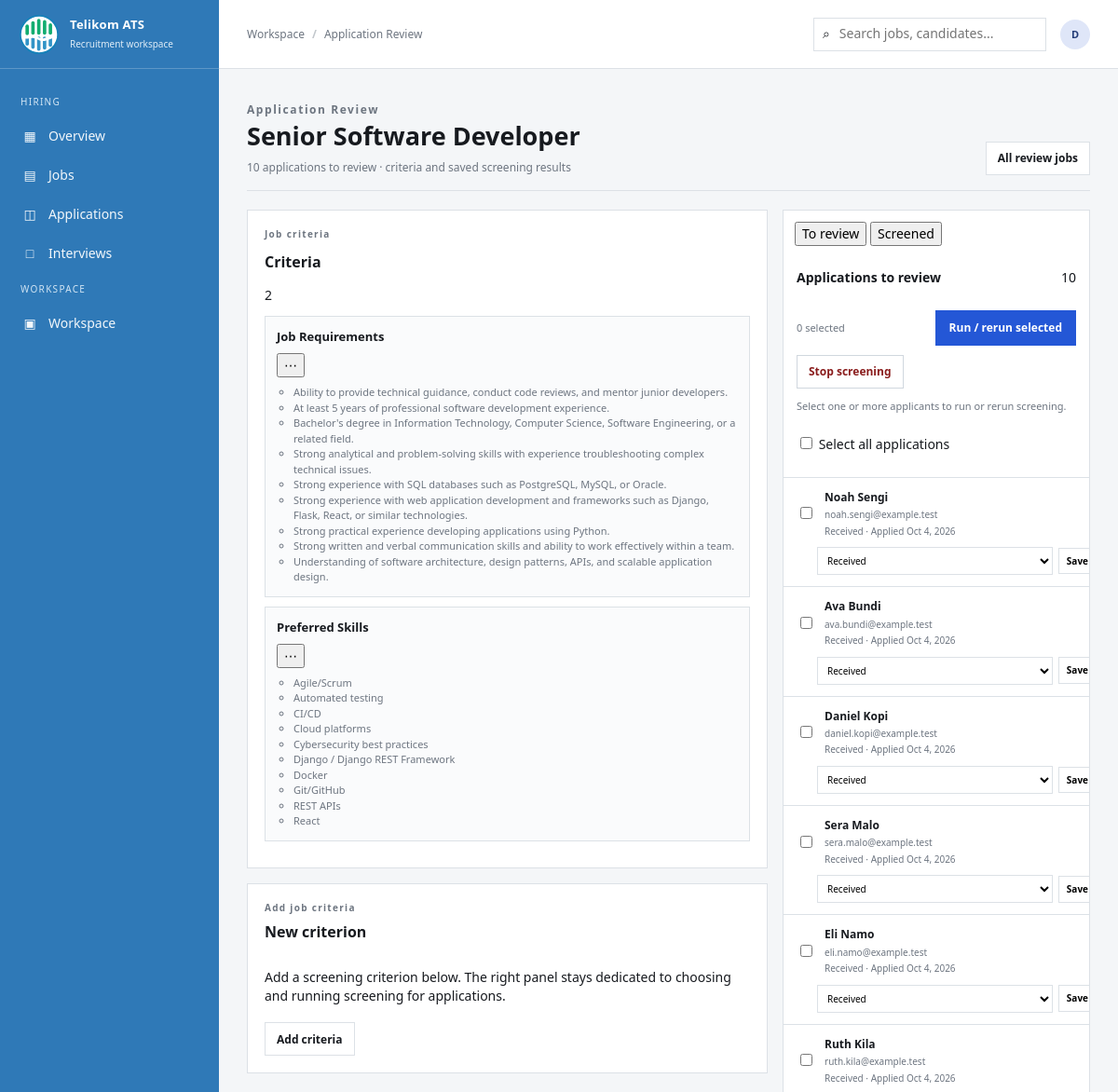
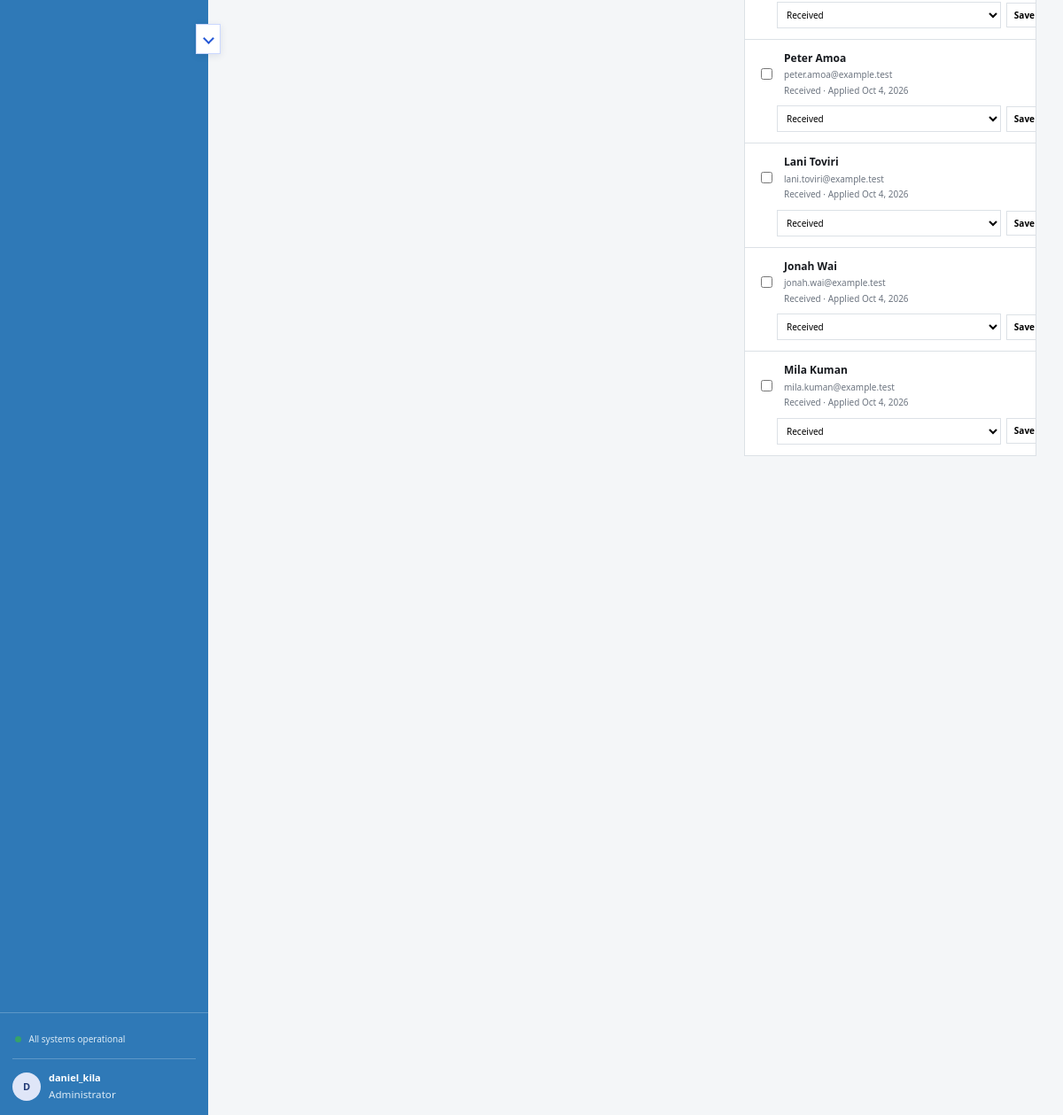
/dashboard/review/job/38/ (signed in), run on the app's committed database (2 pictures, top to bottom).
### job_application/models.py (models this page shows, shortened)
class Job(models.Model):
    workflow = models.ForeignKey(
        'pipeline.Workflow',
        on_delete=models.SET_NULL,
        related_name='jobs',
        null=True,
        blank=True,
    )
    screening_threshold = models.PositiveSmallIntegerField(
        null=True,
        blank=True,
        validators=[MinValueValidator(0), MaxValueValidator(100)],
    )
    title = models.CharField(max_length=100)
    description = models.TextField()
    location = models.CharField(max_length=100)
    salary = models.DecimalField(
        max_digits=10,
        decimal_places=2
    )
    posted_date = models.DateTimeField(auto_now_add=True)
    deadline = models.DateTimeField()
    is_active = models.BooleanField(default=True)
    class Meta:
        db_table = 'main_app_job'

class Criterion(models.Model):
    job = models.ForeignKey(
        Job,
        on_delete=models.CASCADE,
        related_name='criteria',
        null=True,
        blank=True,
    )
    name = models.CharField(max_length=150)
    class Meta:
        db_table = 'main_app_criterion'
        ordering = ('name',)
        verbose_name = 'Criterion'
        verbose_name_plural = 'Criteria'

class Requirement(models.Model):
    criterion = models.ForeignKey(
        Criterion,
        on_delete=models.CASCADE,
        related_name='requirements'
    )
    description = models.TextField()
    required = models.BooleanField(default=True)
    class Meta:
        db_table = 'main_app_requirement'
        ordering = ('description',)

class Application(models.Model):
    class Status(models.TextChoices):
        RECEIVED = 'RECEIVED', 'Received'
        SCREENED = 'SCREENED', 'Screened'
        SHORTLISTED = 'SHORTLISTED', 'Shortlisted'
        INTERVIEWED = 'INTERVIEWED', 'Interviewed'
        REJECTED = 'REJECTED', 'Rejected'
    job = models.ForeignKey(
        Job,
        on_delete=models.CASCADE,
        related_name='applications'
    )
    user = models.ForeignKey(
        User,
        on_delete=models.CASCADE,
        related_name='job_applications',
        null=True,
        blank=True,
    )
    applicant_name = models.CharField(max_length=100)
    applicant_email = models.EmailField()
    resume = models.FileField(
        upload_to='resumes/',
        validators=[
            FileExtensionValidator(
                allowed_extensions=['pdf', 'doc', 'docx']
            )
        ],
    )
    cover_letter = models.FileField(
        upload_to='cover_letters/',
        validators=[
            FileExtensionValidator(
                allowed_extensions=['pdf', 'doc', 'docx']
            )
        ],
    )
    status = models.CharField(
        max_length=20,
        choices=Status.choices,
        default=Status.RECEIVED,
    )
    applied_date = models.DateTimeField(auto_now_add=True)
    shortlisted_at = models.DateTimeField(null=True, blank=True)
    class Meta:
        db_table = 'main_app_application'

### application_screening/views.py (the view, shortened to what this page needs)
# urls.py: path('job/<int:job_id>/', views.job_screening, name='job_screening'),
@admin_required
def job_screening(request, job_id):
    job = get_object_or_404(
        Job.objects.prefetch_related('criteria__requirements'),
        pk=job_id,
    )
    applications = Application.objects.filter(
        job=job,
    ).exclude(
        status__in=(
            Application.Status.SHORTLISTED,
            Application.Status.INTERVIEWED,
        ),
    ).select_related('user').prefetch_related('screening_result').order_by('-applied_date')
    recent_screenings = ScreeningResult.objects.filter(
        application__job=job
    ).select_related('application').order_by('-created_at')[:10]
    selected_application = applications.filter(
        pk=request.GET.get('application')
    ).first() or applications.first()
    return render(request, 'dashboard/screening/job.html', {
        'job': job,
        'applications': applications,
        'selected_application': selected_application,
        'recent_screenings': recent_screenings,
        'status_choices': Application.Status.choices,
    })

### tempates/dashboard/screening/job.html (shortened to what this page needs)
{% extends 'dashboard/atlas_shell.html' %}
{% block dashboard_content %}
<header class="review-page-heading"><div><p class="eyebrow">Application Review</p><h1>{{ job.title }}</h1><p>{{ applications|length }} applications to review · criteria and saved screening results</p></div><a class="action-link" href="{% url 'dashboard_review' %}">All review jobs</a></header>
<div class="screening-shell">
    <div class="screening-main">
        <section id="criteria-stage" class="screening-stage">
            <article class="selection-card stage-shell">
                <p class="eyebrow">Job criteria</p>
                <div class="criteria-toolbar">
                    <div class="section-heading" style="margin-top: 0;"><h2>Criteria</h2><span class="section-count">{{ job.criteria.count }}</span></div>
                </div>
                {% if job.criteria.all %}
                    <ul class="criteria-list">
                        {% for criterion in job.criteria.all %}
                            <li class="criteria-item" data-criterion-id="{{ criterion.pk }}">
                                <div class="criteria-item-header">
                                    <h3>{{ criterion.name }}</h3>
                                    <div class="criteria-menu-wrap">
                                        <button class="criteria-menu-toggle" type="button" aria-label="Open actions for {{ criterion.name }}" aria-expanded="false">⋯</button>
                                    </div>
                                </div>
                                {% if criterion.requirements.all %}
                                    <ul>
                                        {% for requirement in criterion.requirements.all %}
                                            <li>{{ requirement.description }}{% if requirement.required %}{% else %} (Nice to have){% endif %}</li>
                                        {% endfor %}
                                    </ul>
                                {% else %}
                                    <p class="empty-state">No requirements added for this criterion.</p>
                                {% endif %}
                            </li>
                        {% endfor %}
                    </ul>
                {% else %}
                    <p class="empty-state">No criteria configured yet. Add one to start screening.</p>
                {% endif %}
            </article>
        </section>
        <section id="selection-stage" class="screening-stage">
            <article class="selection-card stage-shell">
                <p class="eyebrow">Add job criteria</p>
                <div class="section-heading" style="margin-top: 8px;"><h2>New criterion</h2></div>
                <p class="empty-state" style="padding: 12px 0 0; text-align: left;">Add a screening criterion below. The right panel stays dedicated to choosing and running screening for applications.</p>
                <div class="criteria-toolbar" style="margin-top: 18px;">
                    <button id="toggle-criteria-form" class="btn" type="button">Add criteria</button>
                </div>
            </article>
        </section>
    </div>
    <aside class="screening-side">
        <div class="screening-rail">
            <div class="sidebar-tab-bar dashboard-toggle-group" role="group" aria-label="Application lists">
                <button type="button" class="sidebar-tab dashboard-toggle is-active" data-target="new-applications-panel" aria-pressed="true">To review</button>
                <button type="button" class="sidebar-tab dashboard-toggle" data-target="screened-applications-panel" aria-pressed="false">Screened</button>
            </div>
            <div id="new-applications-panel" class="sidebar-panel is-active">
                <div class="section-heading selection-summary">
                    <h2>Applications to review</h2>
                    <span class="section-count">{{ applications|length }}</span>
                </div>
                <div class="sidebar-actions">
                    <div class="selection-actions" style="margin-top: 0;">
                        <span id="selection-count-rail" class="selection-count">0 selected</span>
                        <button id="run-screening" class="submit-button" type="button" {% if not job.criteria.exists %}disabled{% endif %}>Run / rerun selected</button>
                        <button id="stop-screening" class="btn" type="button" hidden style="background:#fff; border:1px solid #d0d7de; color:#8a1d1d;">Stop screening</button>
                    </div>
                    <p id="selection-status" class="screening-status" role="status">{% if not job.criteria.exists %}Add a criterion before screening.{% else %}Select one or more applicants to run or rerun screening.{% endif %}</p>
                </div>
                {% if applications %}
                    <div class="selection-summary" style="padding-top: 0;">
                        <label><input id="select-all" type="checkbox"> Select all applications</label>
                    </div>
                    <ul class="application-list">
                        {% for application in applications %}
                            <li class="application-item">
                                    <input class="screen-choice" type="checkbox" value="{{ application.pk }}" id="screen-{{ application.pk }}" {% if request.GET.application == application.pk|stringformat:'s' %}checked{% endif %}>
                                <label for="screen-{{ application.pk }}">
                                    <strong>{{ application.applicant_name }}</strong>
                                    <small>{{ application.applicant_email }}</small>
                                    <small>{{ application.get_status_display }} · Applied {{ application.applied_date|date:'M j, Y' }}</small>
                                </label>
                                <form method="post" class="application-status-form">
                                    <select id="status-{{ application.pk }}" name="status">
                                        {% for value, label in status_choices %}
                                            <option value="{{ value }}" {% if value == application.status %}selected{% endif %}>{{ label }}</option>
                                        {% endfor %}
                                    </select>
                                    <button class="secondary" type="submit">Save</button>
                                </form>
                            </li>
                        {% endfor %}
                    </ul>
                {% else %}
                    <p class="empty-state" style="padding: 0 22px 22px;">No applications for this job.</p>
                {% endif %}
            </div>
        </div>
    </aside>
</div>
{% endblock %}

### tempates/dashboard/atlas_shell.html (shortened to what this page needs)
{% load static %}
<!DOCTYPE html>
<html lang="en">
<head>
    <link rel="stylesheet" href="{% static 'ats_dashboard_v4/css/styles.css' %}">
    <link rel="stylesheet" href="{% static 'ats_dashboard_v4/css/django.css' %}">
    <link rel="stylesheet" href="{% static 'ats_dashboard_v4/css/brand.css' %}?v=1">
    <link rel="stylesheet" href="{% static 'ats_dashboard_v4/css/review.css' %}?v=1">
    <link rel="stylesheet" href="{% static 'workspace/css/sidebar-toggle.css' %}?v=1">
</head>
<body data-page="review">
    <div class="shell{% if sidebar_collapsed_default %} sidebar-collapsed{% endif %}">
        <aside class="sidebar" id="dashboard-sidebar" aria-label="Dashboard navigation">
            <div class="brand">
                <div class="brandmark" role="img" aria-label="Telikom logo">T</div>
                <div><strong>Telikom ATS</strong><small>Recruitment workspace</small></div>
            </div>
            <nav class="nav" aria-label="Main navigation">
                <div class="navlabel">Hiring</div>
                <a class="navitem" href="{% url 'dashboard' %}"><span>▦</span>Overview</a>
                <a class="navitem" href="{% url 'dashboard_jobs' %}"><span>▤</span>Jobs</a>
                <a class="navitem" href="{% url 'dashboard_applications' %}"><span>◫</span>Applications</a>
                <a class="navitem" href="{% url 'dashboard_interviews' %}"><span>□</span>Interviews</a>
                <div class="navlabel workspace-navlabel">Workspace</div>
                <a class="navitem" href="{% url 'dashboard_workspace' %}"><span>▣</span>Workspace</a>
            </nav>
            <div class="sidebarfoot">
                <div class="status"><i></i> All systems operational</div>
                <div class="miniuser">
                    <div class="avatar">{{ request.user.username|first|upper }}</div>
                    <div><strong>{{ request.user.get_full_name|default:request.user.username }}</strong><small>Administrator</small></div>
                </div>
            </div>
        </aside>
        <button
            type="button"
            id="review-sidebar-toggle"
            class="global-sidebar-toggle{% if sidebar_collapsed_default %} is-collapsed{% endif %}"
            aria-controls="dashboard-sidebar"
            aria-expanded="{% if sidebar_collapsed_default %}false{% else %}true{% endif %}"
            aria-label="{% if sidebar_collapsed_default %}Expand{% else %}Collapse{% endif %} dashboard sidebar"
            title="{% if sidebar_collapsed_default %}Expand{% else %}Collapse{% endif %} dashboard sidebar"
        >
        </button>
        <main class="main">
            <header class="topbar">
                <div class="crumb"><a href="{% url 'dashboard' %}">Workspace</a><b>/</b>{% block breadcrumb %}Application Review{% endblock %}</div>
                <div class="topright">
                    <label class="search">⌕ <input placeholder="Search jobs, candidates..."></label>
                    <div class="avatar">{{ request.user.username|first|upper }}</div>
                </div>
            </header>
            <div class="content">
                {% block dashboard_content %}{% endblock %}
            </div>
        </main>
    </div>
</body>
</html>

### data on the page
Job: title "Senior Software Developer", criteria.count "2"
Criterion: name "Job Requirements"
Requirement: description "Ability to provide technical guidance, conduct code reviews, and mentor junior developers."
Requirement: description "At least 5 years of professional software development experience."
Requirement: description "Bachelor's degree in Information Technology, Computer Science, Software Engineering, or a related field."
Requirement: description "Strong analytical and problem-solving skills with experience troubleshooting complex technical issues."
Requirement: description "Strong experience with SQL databases such as PostgreSQL, MySQL, or Oracle."
Requirement: description "Strong experience with web application development and frameworks such as Django, Flask, React, or similar technologies."
Requirement: description "Strong practical experience developing applications using Python."
Requirement: description "Strong written and verbal communication skills and ability to work effectively within a team."
Requirement: description "Understanding of software architecture, design patterns, APIs, and scalable application design."
Criterion: name "Preferred Skills"
Requirement: description "Agile/Scrum"
Requirement: description "Automated testing"
Requirement: description "CI/CD"
Requirement: description "Cloud platforms"
Requirement: description "Cybersecurity best practices"
Requirement: description "Django / Django REST Framework"
Requirement: description "Docker"
Requirement: description "Git/GitHub"
Requirement: description "REST APIs"
Requirement: description "React"
Application: applicant_name "Noah Sengi", applicant_email "noah.sengi@example.test", status "Received", applied_date "Oct 4, 2026"
Application: applicant_name "Ava Bundi", applicant_email "ava.bundi@example.test", status "Received", applied_date "Oct 4, 2026"
Application: applicant_name "Daniel Kopi", applicant_email "daniel.kopi@example.test", status "Received", applied_date "Oct 4, 2026"
Application: applicant_name "Sera Malo", applicant_email "sera.malo@example.test", status "Received", applied_date "Oct 4, 2026"
Application: applicant_name "Eli Namo", applicant_email "eli.namo@example.test", status "Received", applied_date "Oct 4, 2026"
Application: applicant_name "Ruth Kila", applicant_email "ruth.kila@example.test", status "Received", applied_date "Oct 4, 2026"
Application: applicant_name "Peter Amoa", applicant_email "peter.amoa@example.test", status "Received", applied_date "Oct 4, 2026"
Application: applicant_name "Lani Toviri", applicant_email "lani.toviri@example.test", status "Received", applied_date "Oct 4, 2026"
Application: applicant_name "Jonah Wai", applicant_email "jonah.wai@example.test", status "Received", applied_date "Oct 4, 2026"
Application: applicant_name "Mila Kuman", applicant_email "mila.kuman@example.test", status "Received", applied_date "Oct 4, 2026"

### other printed values
{{ request.user.username|first|upper }} "D"
{{ request.user.get_full_name|default:request.user.username }} "daniel_kila"
{{ applications|length }} "10"
